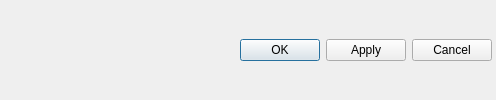
        <widget class="QWidget" name="settingsBottomWidget" native="true">
         <property name="enabled">
          <bool>true</bool>
         </property>
         <layout class="QHBoxLayout" name="horizontalLayout_15">
          <property name="leftMargin">
           <number>8</number>
          </property>
          <property name="topMargin">
           <number>4</number>
          </property>
          <property name="rightMargin">
           <number>4</number>
          </property>
          <property name="bottomMargin">
           <number>4</number>
          </property>
          <item>
           <widget class="QWidget" name="versionLabelWidget" native="true">
            <property name="sizePolicy">
             <sizepolicy hsizetype="Preferred" vsizetype="Preferred">
              <horstretch>0</horstretch>
              <verstretch>0</verstretch>
             </sizepolicy>
            </property>
            <layout class="QVBoxLayout" name="verticalLayout_22">
             <property name="leftMargin">
              <number>0</number>
             </property>
             <property name="topMargin">
              <number>0</number>
             </property>
             <property name="rightMargin">
              <number>0</number>
             </property>
             <property name="bottomMargin">
              <number>0</number>
             </property>
            </layout>
           </widget>
          </item>
          <item>
           <spacer name="horizontalSpacer_3">
            <property name="orientation">
             <enum>Qt::Horizontal</enum>
            </property>
            <property name="sizeHint" stdset="0">
             <size>
              <width>226</width>
              <height>0</height>
             </size>
            </property>
           </spacer>
          </item>
          <item>
           <widget class="QPushButton" name="OK">
            <property name="text">
             <string>OK</string>
            </property>
            <property name="default">
             <bool>true</bool>
            </property>
           </widget>
          </item>
          <item>
           <widget class="QPushButton" name="pushButton">
            <property name="text">
             <string>Apply</string>
            </property>
           </widget>
          </item>
          <item>
           <widget class="QPushButton" name="Cancel">
            <property name="text">
             <string>Cancel</string>
            </property>
           </widget>
          </item>
         </layout>
        </widget>
